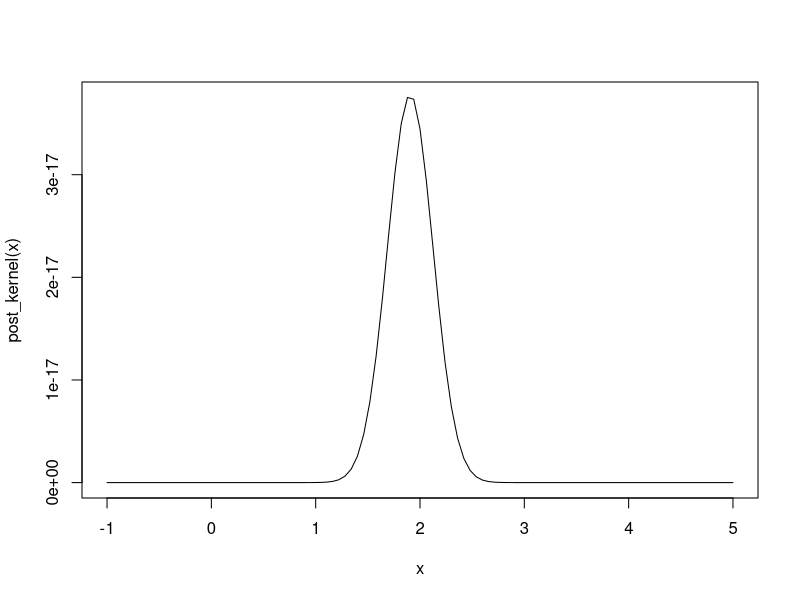

Source code (R):
compute_I <- function(y, sigmasq, m0, v0, log = FALSE){
  xbar <- mean(y)
  s2 <-  sum((y-xbar)^2)
  vtilde <- n*v0 + sigmasq 
  l1 <- -s2/(2*sigmasq)
  l2 <- - (n*(xbar-m0)^2)/(2*vtilde)
  l3 <- -0.5 * ( log(vtilde) + (n-1) * log(2*pi*sigmasq) + log(2*pi))
  ans <- l1 + l2 + l3
  if(!log) ans <- exp(ans)
  return(ans)
}
##
truemu <-  2
sigmasq <- 1
n <- 20
set.seed(666)
y <- rnorm(n = n, mean = truemu, sd = sqrt(sigmasq))

m0 <- 0
v0 <- 1

post_kernel <- function(mu){
  ldens <- dnorm(mu, mean = m0, sd = sqrt(v0), log = TRUE) + 
    sum(dnorm(y, mean = mu, sd = sqrt(sigmasq), log = TRUE))
    return(exp(ldens))
}
post_kernel <- Vectorize(post_kernel)

curve(post_kernel, truemu-3, truemu + 3)

integrate(post_kernel, -Inf, Inf, subdivisions = 1E5L)
compute_I(y = y, sigmasq = sigmasq, m0 = m0, v0 = v0)
compute_I(y = y, sigmasq = sigmasq, m0 = m0, v0 = v0, log = TRUE)
